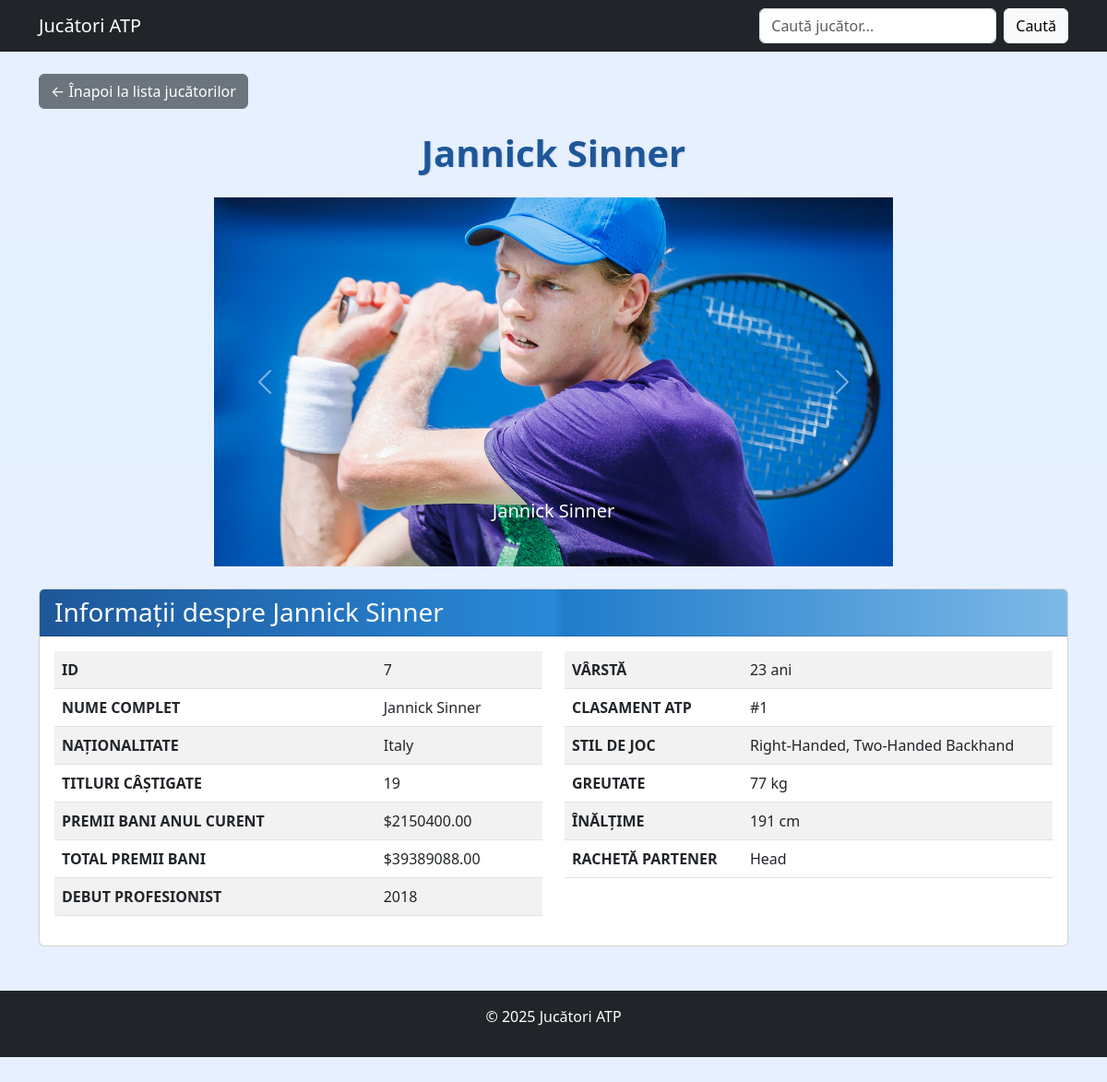
Page /7/ on the committed database.
### jucatori/models.py (models this page shows, shortened)
class Jucator(models.Model):
    id = models.AutoField(primary_key=True)
    nume_complet = models.CharField(max_length=100)
    nationalitate = models.CharField(max_length=50)
    titluri_castigate = models.IntegerField(default=0)
    premii_bani_anul_curent = models.IntegerField(default=0, help_text='Premii în bani anul curent ($)')
    premii_bani_total = models.IntegerField(default=0, help_text='Total premii în bani ($)')
    debut_profesionist = models.IntegerField(help_text='Anul debutului profesionist')
    varsta = models.IntegerField()
    clasament_atp = models.IntegerField()
    stil_joc = models.CharField(max_length=300)
    greutate_kg = models.IntegerField()
    inaltime_cm = models.IntegerField()
    racheta_partener = models.CharField(max_length=100)
    imagine_principala = models.ImageField(upload_to='jucatori/', blank=True, null=True)
    img1 = models.ImageField(upload_to='jucatori/galerie/', blank=True, null=True)
    img2 = models.ImageField(upload_to='jucatori/galerie/', blank=True, null=True)
    img3 = models.ImageField(upload_to='jucatori/galerie/', blank=True, null=True)

### jucatori/views.py (the view)
# urls.py: path('<int:jucator_id>/', detalii_jucator, name='detalii_jucator'),
def detalii_jucator(request, jucator_id):
    jucator = get_object_or_404(Jucator, id=jucator_id)
    return render(request, 'jucatori/detalii_jucator.html', {'jucator': jucator})

### jucatori/templates/jucatori/detalii_jucator.html (shortened to what this page needs)
<!DOCTYPE html>
{% load static %}
<html lang="ro">
  <head>
    <link
      href="https://cdn.jsdelivr.net/npm/bootstrap@5.3.0/dist/css/bootstrap.min.css"
      rel="stylesheet"
    />
  </head>
  <body>
    <div class="main-content">
      <nav class="navbar navbar-expand-lg navbar-dark bg-dark">
        <div class="container">
          <a class="navbar-brand" href="{% url 'lista_jucatori' %}"
            >Jucători ATP</a
          >
          <div class="collapse navbar-collapse" id="navbarNav">
            <form
              class="d-flex ms-auto"
              action="{% url 'cauta_jucator' %}"
              method="GET"
            >
              <input
                class="form-control me-2"
                type="search"
                placeholder="Caută jucător..."
                name="q"
                aria-label="Search"
              />
              <button class="btn btn-light" type="submit">Caută</button>
            </form>
          </div>
        </div>
      </nav>
      <div class="container mt-4">
        <div class="mb-4">
          <a href="{% url 'lista_jucatori' %}" class="btn btn-secondary"
            >← Înapoi la lista jucătorilor</a
          >
        </div>
        <h1 class="text-center mb-4 page-title">{{ jucator.nume_complet }}</h1>
        <div class="row mb-4">
          <div class="col-md-8 mx-auto">
            <div
              id="jucatorImagesCarousel"
              class="carousel slide"
              data-bs-ride="carousel"
            >
              <div class="carousel-inner">
                {% if jucator.img1 %}
                <div class="carousel-item active">
                  <img
                    src="{{ jucator.img1.url }}"
                    class="d-block carousel-image"
                    alt="{{ jucator.nume_complet }} - Imagine 1"
                  />
                  <div class="carousel-caption d-none d-md-block">
                    <h5>{{ jucator.nume_complet }}</h5>
                  </div>
                </div>
                {% endif %}
              </div>
              <button
                class="carousel-control-prev"
                type="button"
                data-bs-target="#jucatorImagesCarousel"
                data-bs-slide="prev"
              >
                <span
                  class="carousel-control-prev-icon"
                  aria-hidden="true"
                ></span>
              </button>
              <button
                class="carousel-control-next"
                type="button"
                data-bs-target="#jucatorImagesCarousel"
                data-bs-slide="next"
              >
                <span
                  class="carousel-control-next-icon"
                  aria-hidden="true"
                ></span>
              </button>
            </div>
          </div>
        </div>
        <div class="card mb-4">
          <div class="card-header stats-header">
            <h3 class="mb-0">Informații despre {{ jucator.nume_complet }}</h3>
          </div>
          <div class="card-body">
            <div class="row">
              <div class="col-md-6">
                <table class="table table-striped">
                  <tr>
                    <th>ID</th>
                    <td>{{ jucator.id }}</td>
                  </tr>
                  <tr>
                    <th>NUME COMPLET</th>
                    <td>{{ jucator.nume_complet }}</td>
                  </tr>
                  <tr>
                    <th>NAȚIONALITATE</th>
                    <td>{{ jucator.nationalitate }}</td>
                  </tr>
                  <tr>
                    <th>TITLURI CÂȘTIGATE</th>
                    <td>{{ jucator.titluri_castigate }}</td>
                  </tr>
                  <tr>
                    <th>PREMII BANI ANUL CURENT</th>
                    <td>
                      ${{ jucator.premii_bani_anul_curent|floatformat:2 }}
                    </td>
                  </tr>
                  <tr>
                    <th>TOTAL PREMII BANI</th>
                    <td>${{ jucator.premii_bani_total|floatformat:2 }}</td>
                  </tr>
                  <tr>
                    <th>DEBUT PROFESIONIST</th>
                    <td>{{ jucator.debut_profesionist }}</td>
                  </tr>
                </table>
              </div>
              <div class="col-md-6">
                <table class="table table-striped">
                  <tr>
                    <th>VÂRSTĂ</th>
                    <td>{{ jucator.varsta }} ani</td>
                  </tr>
                  <tr>
                    <th>CLASAMENT ATP</th>
                    <td>#{{ jucator.clasament_atp }}</td>
                  </tr>
                  <tr>
                    <th>STIL DE JOC</th>
                    <td>{{ jucator.stil_joc }}</td>
                  </tr>
                  <tr>
                    <th>GREUTATE</th>
                    <td>{{ jucator.greutate_kg }} kg</td>
                  </tr>
                  <tr>
                    <th>ÎNĂLȚIME</th>
                    <td>{{ jucator.inaltime_cm }} cm</td>
                  </tr>
                  <tr>
                    <th>RACHETĂ PARTENER</th>
                    <td>{{ jucator.racheta_partener }}</td>
                  </tr>
                </table>
              </div>
            </div>
          </div>
        </div>
      </div>
      <footer class="bg-dark text-white mt-5 py-3">
        <div class="container text-center">
          <p>&copy; 2025 Jucători ATP</p>
        </div>
      </footer>
    </div>
  </body>
</html>

### rows in the picture
Jucator: nume_complet "Jannick Sinner", img1 (picture), id "7", nationalitate "Italy", titluri_castigate "19", premii_bani_anul_curent "2150400.00", premii_bani_total "39389088.00", debut_profesionist "2018", varsta "23", clasament_atp "1", stil_joc "Right-Handed, Two-Handed Backhand", greutate_kg "77", inaltime_cm "191", racheta_partener "Head"
